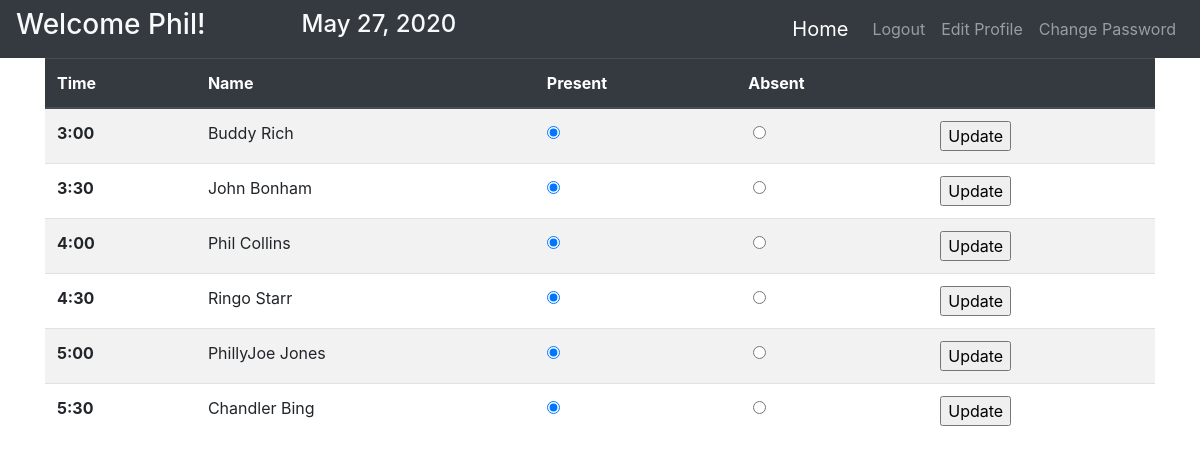
The app's page /teacher/7/ (signed in) with its own data.
### rm_sam/models.py (models this page shows, shortened)
class Lesson(models.Model):
    student = models.ForeignKey(Student, on_delete=models.CASCADE)
    teacher = models.ForeignKey(Teacher, on_delete=models.CASCADE)
    date = models.DateField(auto_now=False, auto_now_add=False, default=datetime.date.today)
    present = models.BooleanField(default=False)
    marked = models.BooleanField(default=False)
    created = models.DateField(auto_now_add=True)
    creator = models.ForeignKey(User, **NULL_AND_BLANK, on_delete=models.CASCADE)
    def is_today(self):
        return timezone.localdate() == self.date

class Student(models.Model):
    first = models.CharField(max_length=100)
    last = models.CharField(max_length=100)
    email = models.EmailField(max_length=100, null=True)
    phone = models.CharField(max_length=10)
    time = models.CharField(max_length=30)
    day = models.CharField(max_length=100)
    start_date = models.DateField(auto_now_add=False, auto_now=False, default=datetime.date.today)
    end_date = models.DateField(auto_now=False, auto_now_add=False, null=True)
    instrument = models.CharField(max_length=100, null=True)
    teacher = models.ForeignKey(Teacher, on_delete=models.CASCADE)
    charge_rate = models.CharField(max_length=30, default='2020 rate')
    notes = models.TextField(blank=True, null=True)
    parent_first = models.CharField(max_length=100, null=True)
    parent_last = models.CharField(max_length=100, null=True)
    birthdate = models.DateField(auto_now=False, auto_now_add=False, blank=True, null=True)
    present = models.IntegerField(default=0)
    unexcused = models.IntegerField(default=0)
    make_up = models.IntegerField(default=0)
    vacay_start_date = models.DateField(auto_now=False, auto_now_add=False, blank=True, null=True)
    vacay_end_date = models.DateField(auto_now=False, auto_now_add=False, blank=True, null=True)
    active = models.BooleanField(default=True)
    creator = models.ForeignKey(User, **NULL_AND_BLANK, on_delete=models.CASCADE)
    created = models.DateField(auto_now_add=True)

### rm_sam/views.py (the view)
# urls.py: path('teacher/<int:teacher_id>/', views.teacher, name='teacher'),
@login_required(login_url='/login/')
def teacher(request, teacher_id):
    today = timezone.localdate()
    lessons = Lesson.objects.filter(teacher=teacher_id, date__range=["2020-01-01", today], marked=False)
    students = Student.objects.filter(teacher=teacher_id)
    current_teacher = Teacher.objects.filter(id=teacher_id)
    user_id = request.user.id
    this_teacher = Teacher.objects.get(user_id=user_id)
    return render(request, 'teacher.html',
                  {'current_teacher': current_teacher, 'lessons': lessons, 'students': students, 'today': today})

### templates/teacher.html (shortened to what this page needs)
<!DOCTYPE html>
<html lang="en">
<head>
    <link rel="stylesheet" href="https://maxcdn.bootstrapcdn.com/bootstrap/4.4.1/css/bootstrap.min.css">
</head>
<body>
<nav class="navbar navbar-expand-lg navbar-dark bg-dark">
    <h3 class="h3 text-light mr-5">Welcome {{ user.first_name }}!</h3>
    <h4 class="h4 text-light ml-5">{{ today }}</h4>
    <div class="collapse navbar-collapse" id="navbarSupportedContent">
        <ul class="navbar-nav ml-auto">
            <li class="nav-item">
                <a class="navbar-brand" href="{% url 'home' %}">Home</a>
            </li>
            <li class="nav-item">
                <a class="nav-link" href="{% url 'logout' %}">Logout</a>
            </li>
            <li class="nav-item">
                <a class="nav-link" href="{% url 'edit_profile' %}">Edit Profile</a>
            </li>
            <li class="nav-item">
                <a class="nav-link" href="{% url 'change_password' %}">Change Password</a>
            </li>
        </ul>
    </div>
</nav>
<div class="container">
    <table class="table table-striped">
        <thead class="thead-dark">
        <tr>
            <th scope="col">Time</th>
            <th scope="col">Name</th>
            <th scope="col">Present</th>
            <th scope="col">Absent</th>
            <th scope="col"></th>
        </tr>
        </thead>
        <tbody>
        {% for lesson in lessons %}
            {% if lesson.is_today %}
                <tr>
                <th scope="row">{{ lesson.student.time }}</th>
                <td>{{ lesson.student.first }} {{ lesson.student.last }}</td>
                <td>
                    <input form="{{ lesson.id }}_form" type="radio" id="{{ lesson.id }}_present"
                           name="{{ lesson.id }}_attendance" value="true" checked="checked">
                </td>
                <td>
                    <input form="{{ lesson.id }}_form" type="radio" id="{{ lesson.id }}_not_here"
                           name="{{ lesson.id }}_attendance" value="false">
                </td>
                <td><input form="{{ lesson.id }}_form" type="submit" id="{{ lesson.id }}_update" value="Update"></td>
            {% endif %}
        {% endfor %}
        </tbody>
    </table>
</div>
</body>
</html>

### records on screen
Lesson: student.time "3:00", student.first "Buddy", student.last "Rich"
Lesson: student.time "3:30", student.first "John", student.last "Bonham"
Lesson: student.time "4:00", student.first "Phil", student.last "Collins"
Lesson: student.time "4:30", student.first "Ringo", student.last "Starr"
Lesson: student.time "5:00", student.first "PhillyJoe", student.last "Jones"
Lesson: student.time "5:30", student.first "Chandler", student.last "Bing"

### other values on screen
{{ user.first_name }} "Phil"
{{ today }} "May 27, 2020"
